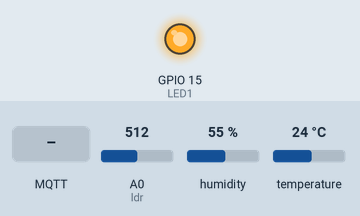
Recording of a sketch running on a simulated ESP8266 (NodeMCU). Parts: output pins drawn as LEDs (lit = HIGH). The inputs (shaded band) are chosen by the test bench; at power-on: A0 (ldr) = 512, humidity 55 %, temperature 24 °C. WiFi joins after 1.5 s; servers stay silent unless stated; no MQTT or app messages arrive unless stated; what the sketch prints to the serial monitor is not drawn.

Above: at 2.7 s.
2.8 s: MQTT message "on" arrives on the first subscribed topic
At 3.3 s:
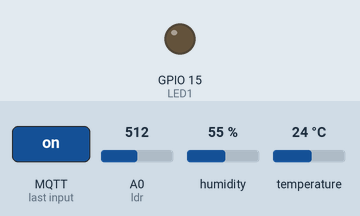
6.5 s: MQTT message "off" arrives on the first subscribed topic
At 7.3 s:
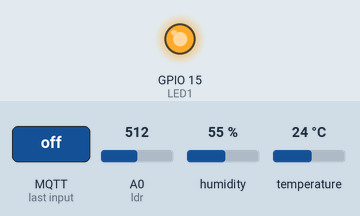
Timing chart, 0 to 9.5 s (numbered marks = the images above; inputs shaded):
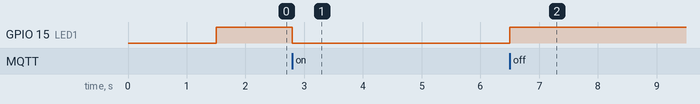

The sketch:

esp8266t_freeborad_netpie.ino
```cpp
#include <ESP8266WiFi.h>
#include <PubSubClient.h>
#include "DHT.h"
const char* ssid = "it1";
const char* password = "sbtvc2565";
const char* mqtt_server = "broker.netpie.io";
const int mqtt_port = 1883;
const char* mqtt_Client = "432d5927-0628-4c31-8632-6a8eecae51a2";
const char* mqtt_username = "HA7Y56jdQvA1WNw7ao7fTH9nN7wUVc1i";
const char* mqtt_password = "D8LYv-$XYp0hejEQjP!khJ_$Ieq41sJi";
WiFiClient espClient;
PubSubClient client(espClient);
#define ldr A0
float ADC_value = 0.0048828125;
char msg[150];
#define DHTPIN 0
#define DHTTYPE DHT22
DHT dht(DHTPIN, DHTTYPE);
#define LED1 15
long lastMsg = 0;
int value = 0;

void reconnect() {
while (!client.connected()) {
Serial.print("Attempting MQTT connection...");
if (client.connect(mqtt_Client, mqtt_username, mqtt_password)) {
Serial.println("connected");
client.subscribe("@msg/led");
}
else {
Serial.print("failed, rc=");
Serial.print(client.state());
Serial.println("try again in 5 seconds");
delay(5000);
}
}
}

void callback(char* topic, byte* payload, unsigned int length) {
Serial.print("Message arrived [");
Serial.print(topic);
Serial.print("] ");
String message;
for (int i = 0; i < length; i++) {
message = message + (char)payload[i];
}
Serial.println(message);
if (String(topic) == "@msg/led") {
if (message == "on") {
digitalWrite(LED1, 0);
client.publish("@shadow/data/update", "{\"data\" : {\"led\" : \"on\"}}");
Serial.println("LED ON");
}
else if (message == "off") {
digitalWrite(LED1, 1);
client.publish("@shadow/data/update", "{\"data\" : {\"led\" : \"off\"}}");
Serial.println("LED OFF");
}
}
}

void setup() {
Serial.begin(9600);
Serial.println();
Serial.print("Connecting to ");
Serial.println(ssid);
WiFi.begin(ssid, password);
while (WiFi.status() != WL_CONNECTED) {
delay(500);
Serial.print(".");
}
Serial.println("");
Serial.println("WiFi connected");
Serial.println("IP address: ");
Serial.println(WiFi.localIP());
client.setServer(mqtt_server, mqtt_port);
client.setCallback(callback);
pinMode(ldr, INPUT);
dht.begin();
pinMode(LED1, OUTPUT);
digitalWrite(LED1, 1);
}

void loop() {
if (!client.connected()) {
reconnect();
}
client.loop();
long now = millis();
if (now - lastMsg > 5000) {
float ldr_data = analogRead(ldr);
int lux = int((250.000000 / (ADC_value * ldr_data)) - 50.000000);
int humidity = dht.readHumidity();
int temperature = dht.readTemperature();
lastMsg = now;
String data = "{\"data\": {\"light\":" + String(lux) + ", \"temperature\":" + String(temperature) + ", \"humidity\":\"" + String(humidity) + "\"}}";
Serial.println(data);
data.toCharArray(msg, (data.length() + 1));
client.publish("@shadow/data/update", msg);
}
delay(1);
}
```

Measured:
- after the input at 2.8 s, GPIO 15 (LED1): HIGH → LOW at once
- after the input at 6.5 s, GPIO 15 (LED1): LOW → HIGH at once
